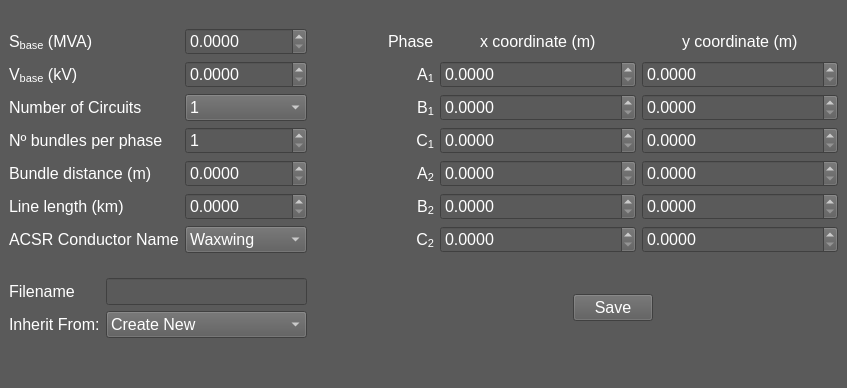
<?xml version="1.0" encoding="UTF-8"?>
<ui version="4.0">
 <class>MainWindow</class>
 <widget class="QMainWindow" name="MainWindow">
  <property name="geometry">
   <rect>
    <x>0</x>
    <y>0</y>
    <width>847</width>
    <height>388</height>
   </rect>
  </property>
  <property name="font">
   <font>
    <pointsize>12</pointsize>
   </font>
  </property>
  <property name="windowTitle">
   <string>Define Transmission Line</string>
  </property>
  <property name="styleSheet">
   <string notr="true">*:disabled {
	background-color:rgb(30, 30, 30);	
	color: rgb(127, 127, 127);
}
*{
	background-color: rgb(90, 90, 90);
	color: white;
}
QLabel:disabled {
	background-color: rgb(90, 90, 90);
}
QGroupBox{
	border: 1px solid rgb(70, 70, 70);
	margin-top: 1em;
	color: rgb(255, 255, 255);
}
QGroupBox:disabled {
	background-color: rgb(90, 90, 90);
}
QGroupBox::title {
	background-color: rgb(90, 90, 90);
    	top: -0.8em;
    	left: 1em;
}
QMenu::item{
	background-color: rgb(90, 90, 90);
	color: white;
}

QMenuBar::item:selected{
	color: cyan;
}
QMenu::item:selected {
	color: cyan;
}
QToolTip{
	background-color: whitesmoke;
	color:black;
}</string>
  </property>
  <widget class="QWidget" name="centralwidget">
   <layout class="QGridLayout" name="gridLayout">
    <item row="0" column="0">
     <layout class="QGridLayout" name="grid1">
      <item row="3" column="0">
       <widget class="QLabel" name="lblNCcts">
        <property name="font">
         <font>
          <pointsize>12</pointsize>
         </font>
        </property>
        <property name="text">
         <string>Number of Circuits</string>
        </property>
       </widget>
      </item>
      <item row="7" column="1">
       <widget class="QComboBox" name="comboBoxConductorName">
        <property name="font">
         <font>
          <pointsize>12</pointsize>
         </font>
        </property>
        <item>
         <property name="text">
          <string>Waxwing</string>
         </property>
        </item>
        <item>
         <property name="text">
          <string>Ostrich</string>
         </property>
        </item>
        <item>
         <property name="text">
          <string>Linnet</string>
         </property>
        </item>
        <item>
         <property name="text">
          <string>Ibis</string>
         </property>
        </item>
        <item>
         <property name="text">
          <string>Hawk</string>
         </property>
        </item>
        <item>
         <property name="text">
          <string>Dove</string>
         </property>
        </item>
        <item>
         <property name="text">
          <string>Rook</string>
         </property>
        </item>
        <item>
         <property name="text">
          <string>Drake</string>
         </property>
        </item>
        <item>
         <property name="text">
          <string>Rail</string>
         </property>
        </item>
        <item>
         <property name="text">
          <string>Cardinal</string>
         </property>
        </item>
        <item>
         <property name="text">
          <string>Bluejay</string>
         </property>
        </item>
        <item>
         <property name="text">
          <string>Pheasant</string>
         </property>
        </item>
        <item>
         <property name="text">
          <string>Plover</string>
         </property>
        </item>
        <item>
         <property name="text">
          <string>Falcon</string>
         </property>
        </item>
        <item>
         <property name="text">
          <string>Bluebird</string>
         </property>
        </item>
       </widget>
      </item>
      <item row="4" column="1">
       <widget class="QSpinBox" name="spinBoxBundleCou">
        <property name="font">
         <font>
          <pointsize>12</pointsize>
         </font>
        </property>
        <property name="minimum">
         <number>1</number>
        </property>
        <property name="maximum">
         <number>999999999</number>
        </property>
       </widget>
      </item>
      <item row="1" column="1">
       <widget class="QDoubleSpinBox" name="doubleSpinBoxSbase">
        <property name="font">
         <font>
          <pointsize>12</pointsize>
         </font>
        </property>
        <property name="decimals">
         <number>4</number>
        </property>
        <property name="maximum">
         <double>999999999999999945322333868247445125709646570021247924665841614848.000000000000000</double>
        </property>
        <property name="stepType">
         <enum>QAbstractSpinBox::DefaultStepType</enum>
        </property>
       </widget>
      </item>
      <item row="4" column="0">
       <widget class="QLabel" name="lblNbundle">
        <property name="font">
         <font>
          <pointsize>12</pointsize>
         </font>
        </property>
        <property name="text">
         <string>Nº bundles per phase</string>
        </property>
       </widget>
      </item>
      <item row="5" column="0">
       <widget class="QLabel" name="lblBundDist">
        <property name="font">
         <font>
          <pointsize>12</pointsize>
         </font>
        </property>
        <property name="text">
         <string>Bundle distance (m)</string>
        </property>
       </widget>
      </item>
      <item row="6" column="1">
       <widget class="QDoubleSpinBox" name="doubleSpinLineLength">
        <property name="font">
         <font>
          <pointsize>12</pointsize>
         </font>
        </property>
        <property name="decimals">
         <number>4</number>
        </property>
        <property name="maximum">
         <double>999999999999999945322333868247445125709646570021247924665841614848.000000000000000</double>
        </property>
        <property name="stepType">
         <enum>QAbstractSpinBox::DefaultStepType</enum>
        </property>
       </widget>
      </item>
      <item row="5" column="1">
       <widget class="QDoubleSpinBox" name="doubleSpinBundleDistance">
        <property name="font">
         <font>
          <pointsize>12</pointsize>
         </font>
        </property>
        <property name="decimals">
         <number>4</number>
        </property>
        <property name="maximum">
         <double>999999999999999945322333868247445125709646570021247924665841614848.000000000000000</double>
        </property>
        <property name="singleStep">
         <double>0.005000000000000</double>
        </property>
        <property name="stepType">
         <enum>QAbstractSpinBox::DefaultStepType</enum>
        </property>
       </widget>
      </item>
      <item row="3" column="1">
       <widget class="QComboBox" name="comboBoxNccts">
        <property name="font">
         <font>
          <pointsize>12</pointsize>
         </font>
        </property>
        <item>
         <property name="text">
          <string>1</string>
         </property>
        </item>
        <item>
         <property name="text">
          <string>2</string>
         </property>
        </item>
       </widget>
      </item>
      <item row="6" column="0">
       <widget class="QLabel" name="lblLineLength">
        <property name="font">
         <font>
          <pointsize>12</pointsize>
         </font>
        </property>
        <property name="text">
         <string>Line length (km)</string>
        </property>
       </widget>
      </item>
      <item row="1" column="0">
       <widget class="QLabel" name="lblSbase">
        <property name="font">
         <font>
          <pointsize>12</pointsize>
         </font>
        </property>
        <property name="text">
         <string>&lt;html&gt;&lt;head/&gt;&lt;body&gt;&lt;p&gt;S&lt;span style=&quot; vertical-align:sub;&quot;&gt;base&lt;/span&gt; (MVA)&lt;/p&gt;&lt;/body&gt;&lt;/html&gt;</string>
        </property>
       </widget>
      </item>
      <item row="2" column="0">
       <widget class="QLabel" name="lblVbase">
        <property name="font">
         <font>
          <pointsize>12</pointsize>
         </font>
        </property>
        <property name="text">
         <string>&lt;html&gt;&lt;head/&gt;&lt;body&gt;&lt;p&gt;V&lt;span style=&quot; vertical-align:sub;&quot;&gt;base&lt;/span&gt; (kV)&lt;/p&gt;&lt;/body&gt;&lt;/html&gt;</string>
        </property>
       </widget>
      </item>
      <item row="2" column="1">
       <widget class="QDoubleSpinBox" name="doubleSpinBoxVbase">
        <property name="font">
         <font>
          <pointsize>12</pointsize>
         </font>
        </property>
        <property name="decimals">
         <number>4</number>
        </property>
        <property name="maximum">
         <double>999999999999999945322333868247445125709646570021247924665841614848.000000000000000</double>
        </property>
        <property name="stepType">
         <enum>QAbstractSpinBox::DefaultStepType</enum>
        </property>
       </widget>
      </item>
      <item row="7" column="0">
       <widget class="QLabel" name="lblCondName">
        <property name="font">
         <font>
          <pointsize>12</pointsize>
         </font>
        </property>
        <property name="text">
         <string>ACSR Conductor Name</string>
        </property>
       </widget>
      </item>
     </layout>
    </item>
    <item row="0" column="1">
     <spacer name="horizontalSpacer_7">
      <property name="orientation">
       <enum>Qt::Horizontal</enum>
      </property>
      <property name="sizeHint" stdset="0">
       <size>
        <width>40</width>
        <height>20</height>
       </size>
      </property>
     </spacer>
    </item>
    <item row="0" column="2">
     <layout class="QGridLayout" name="grid2">
      <item row="0" column="0">
       <widget class="QLabel" name="lblPhase">
        <property name="font">
         <font>
          <pointsize>12</pointsize>
         </font>
        </property>
        <property name="text">
         <string>Phase</string>
        </property>
       </widget>
      </item>
      <item row="2" column="0">
       <widget class="QLabel" name="lblB1">
        <property name="font">
         <font>
          <pointsize>12</pointsize>
         </font>
        </property>
        <property name="text">
         <string>&lt;html&gt;&lt;head/&gt;&lt;body&gt;&lt;p align=&quot;right&quot;&gt;B&lt;span style=&quot; vertical-align:sub;&quot;&gt;1&lt;/span&gt;&lt;/p&gt;&lt;/body&gt;&lt;/html&gt;</string>
        </property>
       </widget>
      </item>
      <item row="3" column="0">
       <widget class="QLabel" name="lblC1">
        <property name="font">
         <font>
          <pointsize>12</pointsize>
         </font>
        </property>
        <property name="text">
         <string>&lt;html&gt;&lt;head/&gt;&lt;body&gt;&lt;p align=&quot;right&quot;&gt;C&lt;span style=&quot; vertical-align:sub;&quot;&gt;1&lt;/span&gt;&lt;/p&gt;&lt;/body&gt;&lt;/html&gt;</string>
        </property>
       </widget>
      </item>
      <item row="1" column="0">
       <widget class="QLabel" name="lblA1">
        <property name="font">
         <font>
          <pointsize>12</pointsize>
         </font>
        </property>
        <property name="text">
         <string>&lt;html&gt;&lt;head/&gt;&lt;body&gt;&lt;p align=&quot;right&quot;&gt;A&lt;span style=&quot; vertical-align:sub;&quot;&gt;1&lt;/span&gt;&lt;/p&gt;&lt;/body&gt;&lt;/html&gt;</string>
        </property>
       </widget>
      </item>
      <item row="3" column="1">
       <layout class="QHBoxLayout" name="horizontalLayout_8">
        <item>
         <widget class="QDoubleSpinBox" name="doubleSpinBoxC1x">
          <property name="font">
           <font>
            <pointsize>12</pointsize>
           </font>
          </property>
          <property name="decimals">
           <number>4</number>
          </property>
          <property name="maximum">
           <double>999999999999999945322333868247445125709646570021247924665841614848.000000000000000</double>
          </property>
          <property name="singleStep">
           <double>0.250000000000000</double>
          </property>
          <property name="stepType">
           <enum>QAbstractSpinBox::DefaultStepType</enum>
          </property>
         </widget>
        </item>
        <item>
         <widget class="QDoubleSpinBox" name="doubleSpinBoxC1y">
          <property name="font">
           <font>
            <pointsize>12</pointsize>
           </font>
          </property>
          <property name="decimals">
           <number>4</number>
          </property>
          <property name="maximum">
           <double>999999999999999945322333868247445125709646570021247924665841614848.000000000000000</double>
          </property>
          <property name="singleStep">
           <double>0.250000000000000</double>
          </property>
          <property name="stepType">
           <enum>QAbstractSpinBox::DefaultStepType</enum>
          </property>
          <property name="value">
           <double>0.000000000000000</double>
          </property>
         </widget>
        </item>
       </layout>
      </item>
      <item row="5" column="0">
       <widget class="QLabel" name="lblB2">
        <property name="font">
         <font>
          <pointsize>12</pointsize>
         </font>
        </property>
        <property name="text">
         <string>&lt;html&gt;&lt;head/&gt;&lt;body&gt;&lt;p align=&quot;right&quot;&gt;B&lt;span style=&quot; vertical-align:sub;&quot;&gt;2&lt;/span&gt;&lt;/p&gt;&lt;/body&gt;&lt;/html&gt;</string>
        </property>
       </widget>
      </item>
      <item row="4" column="1">
       <layout class="QHBoxLayout" name="horizontalLayout_12">
        <item>
         <widget class="QDoubleSpinBox" name="doubleSpinBoxA2x">
          <property name="font">
           <font>
            <pointsize>12</pointsize>
           </font>
          </property>
          <property name="decimals">
           <number>4</number>
          </property>
          <property name="maximum">
           <double>999999999999999945322333868247445125709646570021247924665841614848.000000000000000</double>
          </property>
          <property name="singleStep">
           <double>0.250000000000000</double>
          </property>
          <property name="stepType">
           <enum>QAbstractSpinBox::DefaultStepType</enum>
          </property>
         </widget>
        </item>
        <item>
         <widget class="QDoubleSpinBox" name="doubleSpinBoxA2y">
          <property name="font">
           <font>
            <pointsize>12</pointsize>
           </font>
          </property>
          <property name="decimals">
           <number>4</number>
          </property>
          <property name="maximum">
           <double>999999999999999945322333868247445125709646570021247924665841614848.000000000000000</double>
          </property>
          <property name="singleStep">
           <double>0.250000000000000</double>
          </property>
          <property name="stepType">
           <enum>QAbstractSpinBox::DefaultStepType</enum>
          </property>
         </widget>
        </item>
       </layout>
      </item>
      <item row="2" column="1">
       <layout class="QHBoxLayout" name="horizontalLayout_6">
        <item>
         <widget class="QDoubleSpinBox" name="doubleSpinBoxB1x">
          <property name="font">
           <font>
            <pointsize>12</pointsize>
           </font>
          </property>
          <property name="decimals">
           <number>4</number>
          </property>
          <property name="maximum">
           <double>999999999999999945322333868247445125709646570021247924665841614848.000000000000000</double>
          </property>
          <property name="singleStep">
           <double>0.250000000000000</double>
          </property>
          <property name="stepType">
           <enum>QAbstractSpinBox::DefaultStepType</enum>
          </property>
         </widget>
        </item>
        <item>
         <widget class="QDoubleSpinBox" name="doubleSpinBoxB1y">
          <property name="font">
           <font>
            <pointsize>12</pointsize>
           </font>
          </property>
          <property name="decimals">
           <number>4</number>
          </property>
          <property name="maximum">
           <double>999999999999999945322333868247445125709646570021247924665841614848.000000000000000</double>
          </property>
          <property name="singleStep">
           <double>0.250000000000000</double>
          </property>
          <property name="stepType">
           <enum>QAbstractSpinBox::DefaultStepType</enum>
          </property>
          <property name="value">
           <double>0.000000000000000</double>
          </property>
         </widget>
        </item>
       </layout>
      </item>
      <item row="4" column="0">
       <widget class="QLabel" name="lblA2">
        <property name="font">
         <font>
          <pointsize>12</pointsize>
         </font>
        </property>
        <property name="text">
         <string>&lt;html&gt;&lt;head/&gt;&lt;body&gt;&lt;p align=&quot;right&quot;&gt;A&lt;span style=&quot; vertical-align:sub;&quot;&gt;2&lt;/span&gt;&lt;/p&gt;&lt;/body&gt;&lt;/html&gt;</string>
        </property>
       </widget>
      </item>
      <item row="6" column="1">
       <layout class="QHBoxLayout" name="horizontalLayout_14">
        <item>
         <widget class="QDoubleSpinBox" name="doubleSpinBoxC2x">
          <property name="font">
           <font>
            <pointsize>12</pointsize>
           </font>
          </property>
          <property name="decimals">
           <number>4</number>
          </property>
          <property name="maximum">
           <double>999999999999999945322333868247445125709646570021247924665841614848.000000000000000</double>
          </property>
          <property name="singleStep">
           <double>0.250000000000000</double>
          </property>
          <property name="stepType">
           <enum>QAbstractSpinBox::DefaultStepType</enum>
          </property>
         </widget>
        </item>
        <item>
         <widget class="QDoubleSpinBox" name="doubleSpinBoxC2y">
          <property name="font">
           <font>
            <pointsize>12</pointsize>
           </font>
          </property>
          <property name="decimals">
           <number>4</number>
          </property>
          <property name="maximum">
           <double>999999999999999945322333868247445125709646570021247924665841614848.000000000000000</double>
          </property>
          <property name="singleStep">
           <double>0.250000000000000</double>
          </property>
          <property name="stepType">
           <enum>QAbstractSpinBox::DefaultStepType</enum>
          </property>
          <property name="value">
           <double>0.000000000000000</double>
          </property>
         </widget>
        </item>
       </layout>
      </item>
      <item row="1" column="1">
       <layout class="QHBoxLayout" name="horizontalLayout_2">
        <item>
         <widget class="QDoubleSpinBox" name="doubleSpinBoxA1x">
          <property name="font">
           <font>
            <pointsize>12</pointsize>
           </font>
          </property>
          <property name="decimals">
           <number>4</number>
          </property>
          <property name="maximum">
           <double>999999999999999945322333868247445125709646570021247924665841614848.000000000000000</double>
          </property>
          <property name="singleStep">
           <double>0.250000000000000</double>
          </property>
          <property name="stepType">
           <enum>QAbstractSpinBox::DefaultStepType</enum>
          </property>
         </widget>
        </item>
        <item>
         <widget class="QDoubleSpinBox" name="doubleSpinBoxA1y">
          <property name="font">
           <font>
            <pointsize>12</pointsize>
           </font>
          </property>
          <property name="decimals">
           <number>4</number>
          </property>
          <property name="maximum">
           <double>999999999999999945322333868247445125709646570021247924665841614848.000000000000000</double>
          </property>
          <property name="singleStep">
           <double>0.250000000000000</double>
          </property>
          <property name="stepType">
           <enum>QAbstractSpinBox::DefaultStepType</enum>
          </property>
         </widget>
        </item>
       </layout>
      </item>
      <item row="5" column="1">
       <layout class="QHBoxLayout" name="horizontalLayout_13">
        <item>
         <widget class="QDoubleSpinBox" name="doubleSpinBoxB2x">
          <property name="font">
           <font>
            <pointsize>12</pointsize>
           </font>
          </property>
          <property name="decimals">
           <number>4</number>
          </property>
          <property name="maximum">
           <double>999999999999999945322333868247445125709646570021247924665841614848.000000000000000</double>
          </property>
          <property name="singleStep">
           <double>0.250000000000000</double>
          </property>
          <property name="stepType">
           <enum>QAbstractSpinBox::DefaultStepType</enum>
          </property>
         </widget>
        </item>
        <item>
         <widget class="QDoubleSpinBox" name="doubleSpinBoxB2y">
          <property name="font">
           <font>
            <pointsize>12</pointsize>
           </font>
          </property>
          <property name="decimals">
           <number>4</number>
          </property>
          <property name="maximum">
           <double>999999999999999945322333868247445125709646570021247924665841614848.000000000000000</double>
          </property>
          <property name="singleStep">
           <double>0.250000000000000</double>
          </property>
          <property name="stepType">
           <enum>QAbstractSpinBox::DefaultStepType</enum>
          </property>
          <property name="value">
           <double>0.000000000000000</double>
          </property>
         </widget>
        </item>
       </layout>
      </item>
      <item row="6" column="0">
       <widget class="QLabel" name="lblC2">
        <property name="font">
         <font>
          <pointsize>12</pointsize>
         </font>
        </property>
        <property name="text">
         <string>&lt;html&gt;&lt;head/&gt;&lt;body&gt;&lt;p align=&quot;right&quot;&gt;C&lt;span style=&quot; vertical-align:sub;&quot;&gt;2&lt;/span&gt;&lt;/p&gt;&lt;/body&gt;&lt;/html&gt;</string>
        </property>
       </widget>
      </item>
      <item row="0" column="1">
       <layout class="QHBoxLayout" name="horizontalLayout_3">
        <item>
         <spacer name="horizontalSpacer_3">
          <property name="orientation">
           <enum>Qt::Horizontal</enum>
          </property>
          <property name="sizeHint" stdset="0">
           <size>
            <width>40</width>
            <height>20</height>
           </size>
          </property>
         </spacer>
        </item>
        <item>
         <widget class="QLabel" name="lblx">
          <property name="font">
           <font>
            <pointsize>12</pointsize>
           </font>
          </property>
          <property name="text">
           <string>x coordinate (m)</string>
          </property>
         </widget>
        </item>
        <item>
         <spacer name="horizontalSpacer_5">
          <property name="orientation">
           <enum>Qt::Horizontal</enum>
          </property>
          <property name="sizeHint" stdset="0">
           <size>
            <width>40</width>
            <height>20</height>
           </size>
          </property>
         </spacer>
        </item>
        <item>
         <spacer name="horizontalSpacer_6">
          <property name="orientation">
           <enum>Qt::Horizontal</enum>
          </property>
          <property name="sizeHint" stdset="0">
           <size>
            <width>40</width>
            <height>20</height>
           </size>
          </property>
         </spacer>
        </item>
        <item>
         <widget class="QLabel" name="lbly">
          <property name="font">
           <font>
            <pointsize>12</pointsize>
           </font>
          </property>
          <property name="text">
           <string>y coordinate (m)</string>
          </property>
         </widget>
        </item>
        <item>
         <spacer name="horizontalSpacer_4">
          <property name="orientation">
           <enum>Qt::Horizontal</enum>
          </property>
          <property name="sizeHint" stdset="0">
           <size>
            <width>40</width>
            <height>20</height>
           </size>
          </property>
         </spacer>
        </item>
       </layout>
      </item>
     </layout>
    </item>
    <item row="1" column="0">
     <layout class="QFormLayout" name="formLayout_2">
      <item row="0" column="1">
       <widget class="QLineEdit" name="lineEditFileName">
        <property name="font">
         <font>
          <pointsize>12</pointsize>
         </font>
        </property>
        <property name="toolTip">
         <string>Leave empty for timestamped filename</string>
        </property>
        <property name="autoFillBackground">
         <bool>false</bool>
        </property>
       </widget>
      </item>
      <item row="0" column="0">
       <widget class="QLabel" name="lblFilename">
        <property name="font">
         <font>
          <pointsize>12</pointsize>
         </font>
        </property>
        <property name="text">
         <string>Filename</string>
        </property>
       </widget>
      </item>
      <item row="1" column="0">
       <widget class="QLabel" name="lblFilenToInherit">
        <property name="font">
         <font>
          <pointsize>12</pointsize>
         </font>
        </property>
        <property name="text">
         <string>Inherit From:</string>
        </property>
       </widget>
      </item>
      <item row="1" column="1">
       <widget class="QComboBox" name="comboBoxFilesToInherit">
        <property name="font">
         <font>
          <pointsize>12</pointsize>
         </font>
        </property>
        <item>
         <property name="text">
          <string>Create New</string>
         </property>
        </item>
       </widget>
      </item>
     </layout>
    </item>
    <item row="1" column="2">
     <layout class="QHBoxLayout" name="horizontalLayout">
      <item>
       <spacer name="horizontalSpacer">
        <property name="orientation">
         <enum>Qt::Horizontal</enum>
        </property>
        <property name="sizeHint" stdset="0">
         <size>
          <width>40</width>
          <height>20</height>
         </size>
        </property>
       </spacer>
      </item>
      <item>
       <widget class="QPushButton" name="btnSave">
        <property name="font">
         <font>
          <pointsize>12</pointsize>
         </font>
        </property>
        <property name="toolTip">
         <string/>
        </property>
        <property name="text">
         <string>Save</string>
        </property>
       </widget>
      </item>
      <item>
       <spacer name="horizontalSpacer_2">
        <property name="orientation">
         <enum>Qt::Horizontal</enum>
        </property>
        <property name="sizeHint" stdset="0">
         <size>
          <width>40</width>
          <height>20</height>
         </size>
        </property>
       </spacer>
      </item>
     </layout>
    </item>
   </layout>
  </widget>
  <widget class="QMenuBar" name="menubar">
   <property name="geometry">
    <rect>
     <x>0</x>
     <y>0</y>
     <width>847</width>
     <height>21</height>
    </rect>
   </property>
  </widget>
  <widget class="QStatusBar" name="statusbar"/>
  <action name="actionTxt_to_json">
   <property name="text">
    <string>Txt to json</string>
   </property>
  </action>
  <action name="actionJson_to_txt">
   <property name="text">
    <string>Json to txt</string>
   </property>
  </action>
  <action name="actionMake_F_le">
   <property name="text">
    <string>Make Fİle</string>
   </property>
  </action>
  <action name="actionDisplay_online_documentation">
   <property name="text">
    <string>Online documentation</string>
   </property>
  </action>
  <action name="actionOffline_help">
   <property name="text">
    <string>Offline help</string>
   </property>
  </action>
 </widget>
 <resources/>
 <connections/>
</ui>
